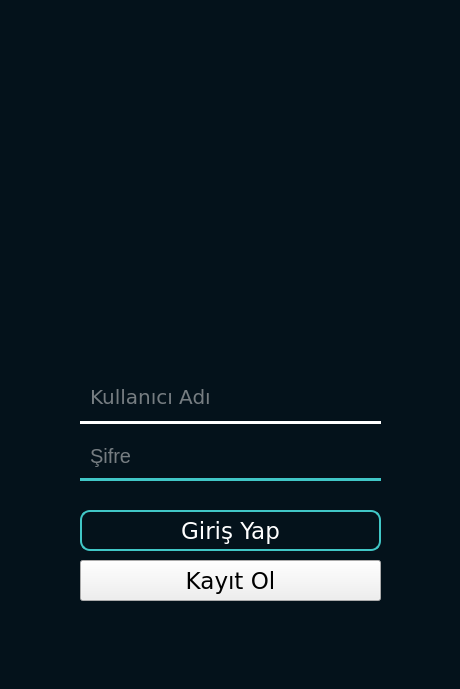
<?xml version="1.0" encoding="UTF-8"?>
<ui version="4.0">
 <class>UserLogin</class>
 <widget class="QDialog" name="UserLogin">
  <property name="geometry">
   <rect>
    <x>0</x>
    <y>0</y>
    <width>460</width>
    <height>689</height>
   </rect>
  </property>
  <property name="minimumSize">
   <size>
    <width>460</width>
    <height>689</height>
   </size>
  </property>
  <property name="maximumSize">
   <size>
    <width>460</width>
    <height>689</height>
   </size>
  </property>
  <property name="windowTitle">
   <string>Kullanıcı Girişi</string>
  </property>
  <widget class="QWidget" name="widget" native="true">
   <property name="geometry">
    <rect>
     <x>-10</x>
     <y>-10</y>
     <width>571</width>
     <height>801</height>
    </rect>
   </property>
   <widget class="QLabel" name="label_3">
    <property name="geometry">
     <rect>
      <x>10</x>
      <y>10</y>
      <width>461</width>
      <height>691</height>
     </rect>
    </property>
    <property name="styleSheet">
     <string notr="true">background-color: rgb(4, 18, 27);</string>
    </property>
    <property name="lineWidth">
     <number>1</number>
    </property>
    <property name="text">
     <string/>
    </property>
   </widget>
   <widget class="QPushButton" name="push_button_giris_yap">
    <property name="geometry">
     <rect>
      <x>90</x>
      <y>520</y>
      <width>301</width>
      <height>41</height>
     </rect>
    </property>
    <property name="font">
     <font>
      <family>Verdana</family>
      <pointsize>17</pointsize>
      <weight>50</weight>
      <bold>false</bold>
     </font>
    </property>
    <property name="cursor">
     <cursorShape>PointingHandCursor</cursorShape>
    </property>
    <property name="styleSheet">
     <string notr="true">color: rgb(255, 255, 255);
border: 2px solid;
padding: 5px;
border-radius: 10px;
opacity: 200;
border-color: rgb(65, 199, 199);
</string>
    </property>
    <property name="text">
     <string>Giriş Yap</string>
    </property>
   </widget>
   <widget class="QPushButton" name="push_button_kayit_ol">
    <property name="geometry">
     <rect>
      <x>90</x>
      <y>570</y>
      <width>301</width>
      <height>41</height>
     </rect>
    </property>
    <property name="font">
     <font>
      <family>Verdana</family>
      <pointsize>17</pointsize>
      <weight>50</weight>
      <bold>false</bold>
     </font>
    </property>
    <property name="cursor">
     <cursorShape>PointingHandCursor</cursorShape>
    </property>
    <property name="styleSheet">
     <string notr="true">color: rgb(231, 231, 231);
border: 2px solid rgb(65, 199, 199);
padding: 5px;
border-radius: 10px;
opacity: 200;\n</string>
    </property>
    <property name="text">
     <string>Kayıt Ol</string>
    </property>
   </widget>
   <widget class="QWidget" name="verticalLayoutWidget">
    <property name="geometry">
     <rect>
      <x>90</x>
      <y>389</y>
      <width>301</width>
      <height>51</height>
     </rect>
    </property>
    <layout class="QVBoxLayout" name="verticalLayout">
     <item>
      <widget class="QLineEdit" name="line_edit_kullanici_adi">
       <property name="font">
        <font>
         <family>Verdana</family>
         <pointsize>15</pointsize>
        </font>
       </property>
       <property name="styleSheet">
        <string notr="true">color: rgb(231, 231, 231);

border: None;
border-bottom-color: white;
border-radius: 10px;
padding: 0 8px;
background: rgb(4, 18, 27);
selection-background-color: darkgray;</string>
       </property>
       <property name="placeholderText">
        <string>Kullanıcı Adı</string>
       </property>
      </widget>
     </item>
     <item>
      <widget class="QFrame" name="frame">
       <property name="styleSheet">
        <string notr="true">border: 2px solid white;</string>
       </property>
       <property name="frameShape">
        <enum>QFrame::HLine</enum>
       </property>
       <property name="frameShadow">
        <enum>QFrame::Sunken</enum>
       </property>
       <property name="lineWidth">
        <number>1</number>
       </property>
      </widget>
     </item>
    </layout>
   </widget>
   <widget class="QWidget" name="verticalLayoutWidget_2">
    <property name="geometry">
     <rect>
      <x>90</x>
      <y>450</y>
      <width>301</width>
      <height>44</height>
     </rect>
    </property>
    <layout class="QVBoxLayout" name="verticalLayout_2">
     <item>
      <widget class="QLineEdit" name="line_edit_sifre">
       <property name="font">
        <font>
         <pointsize>15</pointsize>
        </font>
       </property>
       <property name="styleSheet">
        <string notr="true">color: rgb(231, 231, 231);

border: None;
border-bottom-color: white;
border-radius: 10px;
padding: 0 8px;
background: rgb(4, 18, 27);
selection-background-color: darkgray;</string>
       </property>
       <property name="echoMode">
        <enum>QLineEdit::Password</enum>
       </property>
       <property name="placeholderText">
        <string>Şifre</string>
       </property>
      </widget>
     </item>
     <item>
      <widget class="QFrame" name="frame_2">
       <property name="styleSheet">
        <string notr="true">border: 2px solid  rgb(65, 199, 199);</string>
       </property>
       <property name="frameShape">
        <enum>QFrame::HLine</enum>
       </property>
       <property name="frameShadow">
        <enum>QFrame::Sunken</enum>
       </property>
       <property name="lineWidth">
        <number>1</number>
       </property>
      </widget>
     </item>
    </layout>
   </widget>
   <widget class="QLabel" name="label">
    <property name="geometry">
     <rect>
      <x>50</x>
      <y>400</y>
      <width>31</width>
      <height>31</height>
     </rect>
    </property>
    <property name="styleSheet">
     <string notr="true">background-image: url(:/newPrefix/icons/user_32x32.png);</string>
    </property>
    <property name="text">
     <string/>
    </property>
   </widget>
   <widget class="QLabel" name="label_2">
    <property name="geometry">
     <rect>
      <x>50</x>
      <y>450</y>
      <width>31</width>
      <height>31</height>
     </rect>
    </property>
    <property name="styleSheet">
     <string notr="true">background-image: url(:/newPrefix/icons/lock_32x32.png);
color:  rgb(74, 223, 223);</string>
    </property>
    <property name="text">
     <string/>
    </property>
   </widget>
   <widget class="QLabel" name="label_4">
    <property name="geometry">
     <rect>
      <x>130</x>
      <y>90</y>
      <width>231</width>
      <height>231</height>
     </rect>
    </property>
    <property name="styleSheet">
     <string notr="true">border-image: url(:/newPrefix/icons/deepfake.png);
border-radius: 30px;</string>
    </property>
    <property name="text">
     <string/>
    </property>
   </widget>
  </widget>
 </widget>
 <resources>
  <include location="../../../OneDrive/Masaüstü/Yeni klasör (5)/modern-login-main/icons.qrc"/>
 </resources>
 <connections/>
</ui>
